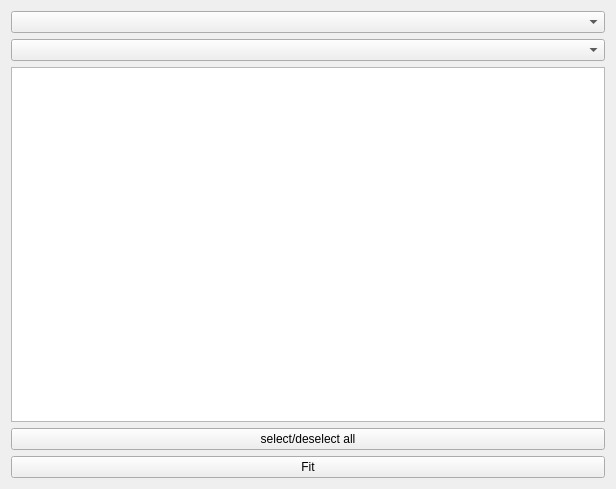
<?xml version="1.0" encoding="UTF-8"?>
<ui version="4.0">
 <class>Batchfitter</class>
 <widget class="QWidget" name="Batchfitter">
  <property name="geometry">
   <rect>
    <x>0</x>
    <y>0</y>
    <width>616</width>
    <height>489</height>
   </rect>
  </property>
  <property name="windowTitle">
   <string>Form</string>
  </property>
  <layout class="QVBoxLayout" name="verticalLayout">
   <item>
    <widget class="QComboBox" name="runSelect"/>
   </item>
   <item>
    <widget class="QComboBox" name="isoSelect"/>
   </item>
   <item>
    <widget class="QListWidget" name="fileList">
     <property name="selectionMode">
      <enum>QAbstractItemView::NoSelection</enum>
     </property>
    </widget>
   </item>
   <item>
    <widget class="QPushButton" name="pushButton_select_all">
     <property name="text">
      <string>select/deselect all</string>
     </property>
    </widget>
   </item>
   <item>
    <widget class="QPushButton" name="bfit">
     <property name="text">
      <string>Fit</string>
     </property>
    </widget>
   </item>
  </layout>
 </widget>
 <resources/>
 <connections/>
</ui>
